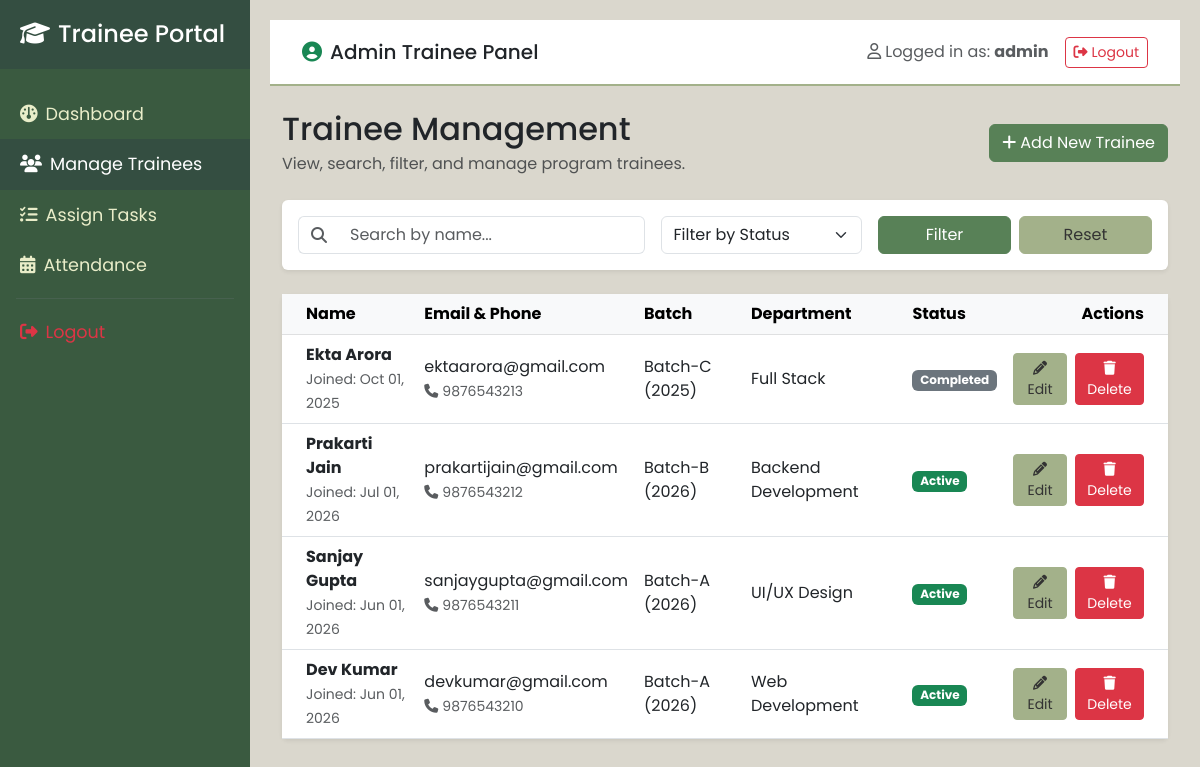
Screenshot of /trainees.php (signed in) with the database file from the repository.
### tables this page shows
CREATE TABLE IF NOT EXISTS trainees (
    id INT AUTO_INCREMENT PRIMARY KEY,
    full_name VARCHAR(100) NOT NULL,
    email VARCHAR(100) NOT NULL UNIQUE,
    phone VARCHAR(20) NOT NULL,
    batch VARCHAR(50) NOT NULL,
    department VARCHAR(100) NOT NULL,
    joining_date DATE NOT NULL,
    status ENUM('Active', 'Completed') DEFAULT 'Active'
);

### trainees.php (the view, shortened to what this page needs)
<?php
include_once 'includes/header.php';
$search = isset($_GET['search']) ? trim($_GET['GET'] ?? $_GET['search']) : '';
$query = "SELECT * FROM trainees WHERE 1=1";
$query .= " ORDER BY id DESC";
$stmt = mysqli_prepare($conn, $query);
mysqli_stmt_execute($stmt);
$result = mysqli_stmt_get_result($stmt);
?>
<div class="d-flex justify-content-between align-items-center mb-4 flex-wrap">
    <div>
        <h2 class="text-dark font-weight-bold mb-1">Trainee Management</h2>
        <p class="text-muted mb-0">View, search, filter, and manage program trainees.</p>
    </div>
    <div class="mt-2 mt-sm-0">
        <a href="add_trainee.php" class="btn btn-primary-custom">
            <i class="fa-solid fa-plus me-1"></i>Add New Trainee
        </a>
    </div>
</div>
<div class="card border-0 shadow-sm mb-4">
    <div class="card-body">
        <form action="trainees.php" method="GET" class="row g-3">
            <div class="col-md-5 col-sm-8">
                <div class="input-group">
                    <span class="input-group-text bg-white border-end-0">
                        <i class="fa-solid fa-magnifying-glass text-muted"></i>
                    </span>
                    <input type="text" name="search" class="form-control border-start-0" placeholder="Search by name..." value="<?php echo htmlspecialchars($search); ?>">
                </div>
            </div>
            <div class="col-md-3 col-sm-4">
                <select name="status" class="form-select">
                    <option value="">Filter by Status</option>
                </select>
            </div>
            <div class="col-md-4 col-sm-12 d-flex gap-2">
                <button type="submit" class="btn btn-primary-custom w-100">Filter</button>
                <a href="trainees.php" class="btn btn-secondary-custom w-100">Reset</a>
            </div>
        </form>
    </div>
</div>
<div class="card border-0 shadow-sm">
    <div class="card-body p-0">
        <div class="table-responsive">
            <table class="table table-hover align-middle mb-0">
                <thead class="table-light">
                    <tr>
                        <th class="ps-4">Name</th>
                        <th>Email & Phone</th>
                        <th>Batch</th>
                        <th>Department</th>
                        <th>Status</th>
                        <th class="pe-4 text-end">Actions</th>
                    </tr>
                </thead>
                <tbody>
                    <?php if (mysqli_num_rows($result) > 0): ?>
                        <?php while ($trainee = mysqli_fetch_assoc($result)): ?>
                            <tr>
                                <td class="ps-4">
                                    <strong><?php echo htmlspecialchars($trainee['full_name']); ?></strong><br>
                                    <small class="text-muted">Joined: <?php echo date('M d, Y', strtotime($trainee['joining_date'])); ?></small>
                                </td>
                                <td>
                                    <?php echo htmlspecialchars($trainee['email']); ?><br>
                                    <small class="text-muted"><i class="fa-solid fa-phone me-1"></i><?php echo htmlspecialchars($trainee['phone']); ?></small>
                                </td>
                                <td><?php echo htmlspecialchars($trainee['batch']); ?></td>
                                <td><?php echo htmlspecialchars($trainee['department']); ?></td>
                                <td>
                                    <?php if ($trainee['status'] == 'Active'): ?>
                                        <span class="badge bg-success">Active</span>
                                    <?php else: ?>
                                        <span class="badge bg-secondary">Completed</span>
                                    <?php endif; ?>
                                </td>
                                <td class="pe-4 text-end">
                                    <div class="d-flex gap-2 justify-content-end">
                                        <a href="edit_trainee.php?id=<?php echo $trainee['id']; ?>" class="btn btn-sm btn-secondary-custom">
                                            <i class="fa-solid fa-pencil"></i> Edit
                                        </a>
                                        <a href="delete_trainee.php?id=<?php echo $trainee['id']; ?>" onclick="return confirmDeleteTrainee('<?php echo htmlspecialchars(addslashes($trainee['full_name'])); ?>')" class="btn btn-sm btn-danger">
                                            <i class="fa-solid fa-trash"></i> Delete
                                        </a>
                                    </div>
                                </td>
                            </tr>
                        <?php endwhile; ?>
                    <?php else: ?>
                        <tr>
                            <td colspan="6" class="text-center py-4 text-muted">No trainees found matching the criteria.</td>
                        </tr>
                    <?php endif; ?>
                </tbody>
            </table>
        </div>
    </div>
</div>
<?php
include_once 'includes/footer.php';
?>

### css/style.css (style rules this page uses)
:root { --bg: #dad7cd; --secondary: #a3b18a; --primary: #588157; --dark: #3a5a40; --accent: #344e41; }
body { font-family: 'Poppins', sans-serif; background-color: var(--bg); color: #333; overflow-x: hidden; }
.btn-primary-custom { background-color: var(--primary); border-color: var(--primary); color: #fff; transition: background-color 0.2s ease; }
.btn-secondary-custom { background-color: var(--secondary); border-color: var(--secondary); color: #333; transition: background-color 0.2s ease; }

### rows the page displays
trainees: full_name "Ekta Arora", joining_date "Oct 01, 2025", email "ektaarora@gmail.com", phone "9876543213", batch "Batch-C (2025)", department "Full Stack", status "Completed"
trainees: full_name "Prakarti Jain", joining_date "Jul 01, 2026", email "prakartijain@gmail.com", phone "9876543212", batch "Batch-B (2026)", department "Backend Development", status "Active"
trainees: full_name "Sanjay Gupta", joining_date "Jun 01, 2026", email "sanjaygupta@gmail.com", phone "9876543211", batch "Batch-A (2026)", department "UI/UX Design", status "Active"
trainees: full_name "Dev Kumar", joining_date "Jun 01, 2026", email "devkumar@gmail.com", phone "9876543210", batch "Batch-A (2026)", department "Web Development", status "Active"

### other values shown
$_SESSION['admin_username'] "admin"
